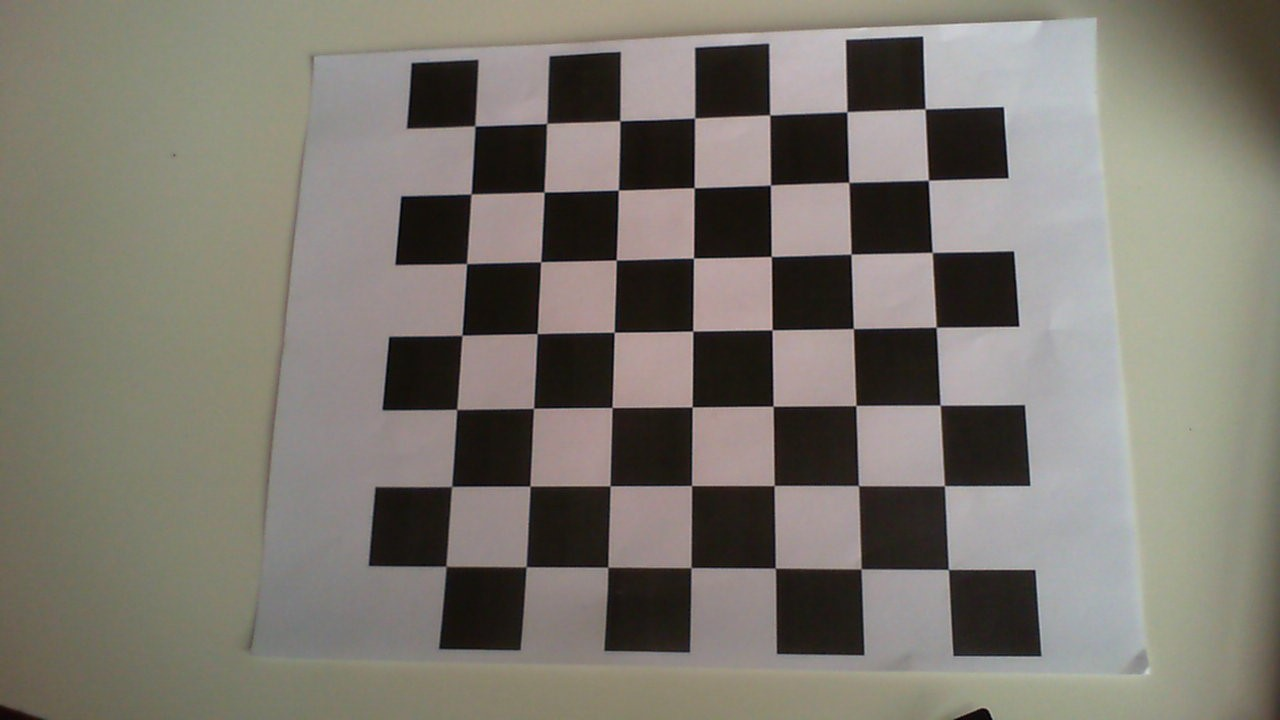
#> input picture test1.jpg, 1280 x 720 px
$ python -i grip_dilate_first.py   (imports and definitions only)
#> lines starting #> are read from the running program, lines starting #| are printed output that depends on the picture; after the words box and inside, x2 and y2 are one past the last pixel; in counts of white or black regions, pixels touching at a corner belong together
#> further down, picture is the input picture: shape (720, 1280, 3); mean B, G, R 111.6, 120.2, 124.8
import cv2
import numpy
import math
from enum import Enum

class GripPipelinepython:
    """
    An OpenCV pipeline generated by GRIP.
    """

    def __init__(self):
        """initializes all values to presets or None if need to be set
        """

        self.__resize_image_width = 320.0
        self.__resize_image_height = 240.0
        self.__resize_image_interpolation = cv2.INTER_CUBIC

        self.resize_image_output = None

        self.__hsv_threshold_input = self.resize_image_output
        self.__hsv_threshold_hue = [0.0, 107.30375036037825]
        self.__hsv_threshold_saturation = [0.0, 79.48806844066841]
        self.__hsv_threshold_value = [131.47482050837374, 255.0]

        self.hsv_threshold_output = None

        self.__cv_dilate_src = self.hsv_threshold_output
        self.__cv_dilate_kernel = None
        self.__cv_dilate_anchor = (-1, -1)
        self.__cv_dilate_iterations = 3.0
        self.__cv_dilate_bordertype = cv2.BORDER_CONSTANT
        self.__cv_dilate_bordervalue = (-1)

        self.cv_dilate_output = None

        self.__cv_erode_src = self.cv_dilate_output
        self.__cv_erode_kernel = None
        self.__cv_erode_anchor = (-1, -1)
        self.__cv_erode_iterations = 3.0
        self.__cv_erode_bordertype = cv2.BORDER_CONSTANT
        self.__cv_erode_bordervalue = (-1)

        self.cv_erode_output = None

        self.__find_contours_input = self.cv_erode_output
        self.__find_contours_external_only = False

        self.find_contours_output = None

        self.__filter_contours_contours = self.find_contours_output
        self.__filter_contours_min_area = 0.0
        self.__filter_contours_min_perimeter = 0.0
        self.__filter_contours_min_width = 20.0
        self.__filter_contours_max_width = 1000.0
        self.__filter_contours_min_height = 40.0
        self.__filter_contours_max_height = 1000.0
        self.__filter_contours_solidity = [0, 100]
        self.__filter_contours_max_vertices = 1000000.0
        self.__filter_contours_min_vertices = 0.0
        self.__filter_contours_min_ratio = 0.0
        self.__filter_contours_max_ratio = 1000.0

        self.filter_contours_output = None


    def process(self, source0):
        """
        Runs the pipeline and sets all outputs to new values.
        """
        # Step Resize_Image0:
        self.__resize_image_input = source0
        (self.resize_image_output) = self.__resize_image(self.__resize_image_input, self.__resize_image_width, self.__resize_image_height, self.__resize_image_interpolation)

        # Step HSV_Threshold0:
        self.__hsv_threshold_input = self.resize_image_output
        (self.hsv_threshold_output) = self.__hsv_threshold(self.__hsv_threshold_input, self.__hsv_threshold_hue, self.__hsv_threshold_saturation, self.__hsv_threshold_value)

        # Step CV_dilate0:
        self.__cv_dilate_src = self.hsv_threshold_output
        (self.cv_dilate_output) = self.__cv_dilate(self.__cv_dilate_src, self.__cv_dilate_kernel, self.__cv_dilate_anchor, self.__cv_dilate_iterations, self.__cv_dilate_bordertype, self.__cv_dilate_bordervalue)

        # Step CV_erode0:
        self.__cv_erode_src = self.cv_dilate_output
        (self.cv_erode_output) = self.__cv_erode(self.__cv_erode_src, self.__cv_erode_kernel, self.__cv_erode_anchor, self.__cv_erode_iterations, self.__cv_erode_bordertype, self.__cv_erode_bordervalue)

        # Step Find_Contours0:
        self.__find_contours_input = self.cv_erode_output
        (self.find_contours_output) = self.__find_contours(self.__find_contours_input, self.__find_contours_external_only)

        # Step Filter_Contours0:
        self.__filter_contours_contours = self.find_contours_output
        (self.filter_contours_output) = self.__filter_contours(self.__filter_contours_contours, self.__filter_contours_min_area, self.__filter_contours_min_perimeter, self.__filter_contours_min_width, self.__filter_contours_max_width, self.__filter_contours_min_height, self.__filter_contours_max_height, self.__filter_contours_solidity, self.__filter_contours_max_vertices, self.__filter_contours_min_vertices, self.__filter_contours_min_ratio, self.__filter_contours_max_ratio)


    @staticmethod
    def __resize_image(input, width, height, interpolation):
        """Scales and image to an exact size.
        Args:
            input: A numpy.ndarray.
            Width: The desired width in pixels.
            Height: The desired height in pixels.
            interpolation: Opencv enum for the type fo interpolation.
        Returns:
            A numpy.ndarray of the new size.
        """
#> called with width = 320, height = 240, interpolation = 2
        return cv2.resize(input, ((int)(width), (int)(height)), 0, 0, interpolation)
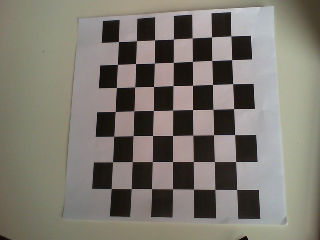
#> returned value: shape (240, 320, 3); mean of channels 0, 1, 2 111.8, 120.4, 125; drawn as B, G, R

    @staticmethod
    def __hsv_threshold(input, hue, sat, val):
        """Segment an image based on hue, saturation, and value ranges.
        Args:
            input: A BGR numpy.ndarray.
            hue: A list of two numbers the are the min and max hue.
            sat: A list of two numbers the are the min and max saturation.
            lum: A list of two numbers the are the min and max value.
        Returns:
            A black and white numpy.ndarray.
        """
        out = cv2.cvtColor(input, cv2.COLOR_BGR2HSV)
#> out: shape (240, 320, 3); mean H, S, V 43.2, 39.5, 126
        return cv2.inRange(out, (hue[0], sat[0], val[0]),  (hue[1], sat[1], val[1]))
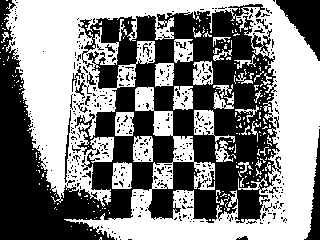
#> returned value: shape (240, 320); 51.6% white; 449 black regions (425 under 20 px), largest, box (x1, y1, x2, y2) and area: (0, 0, 281, 240) 32736, (276, 0, 320, 61) 1375, (304, 129, 320, 240) 657

    @staticmethod
    def __cv_dilate(src, kernel, anchor, iterations, border_type, border_value):
        """Expands area of higher value in an image.
        Args:
           src: A numpy.ndarray.
           kernel: The kernel for dilation. A numpy.ndarray.
           iterations: the number of times to dilate.
           border_type: Opencv enum that represents a border type.
           border_value: value to be used for a constant border.
        Returns:
            A numpy.ndarray after dilation.
        """
        return cv2.dilate(src, kernel, anchor, iterations = (int) (iterations +0.5),
                            borderType = border_type, borderValue = border_value)

    @staticmethod
    def __cv_erode(src, kernel, anchor, iterations, border_type, border_value):
        """Expands area of lower value in an image.
        Args:
           src: A numpy.ndarray.
           kernel: The kernel for erosion. A numpy.ndarray.
           iterations: the number of times to erode.
           border_type: Opencv enum that represents a border type.
           border_value: value to be used for a constant border.
        Returns:
            A numpy.ndarray after erosion.
        """
        return cv2.erode(src, kernel, anchor, iterations = (int) (iterations +0.5),
                            borderType = border_type, borderValue = border_value)

    @staticmethod
    def __find_contours(input, external_only):
        """Sets the values of pixels in a binary image to their distance to the nearest black pixel.
        Args:
            input: A numpy.ndarray.
            external_only: A boolean. If true only external contours are found.
        Return:
            A list of numpy.ndarray where each one represents a contour.
        """
        if(external_only):
            mode = cv2.RETR_EXTERNAL
        else:
            mode = cv2.RETR_LIST
        method = cv2.CHAIN_APPROX_SIMPLE
        contours, hierarchy =cv2.findContours(input, mode=mode, method=method)
        return contours

    @staticmethod
    def __filter_contours(input_contours, min_area, min_perimeter, min_width, max_width,
                        min_height, max_height, solidity, max_vertex_count, min_vertex_count,
                        min_ratio, max_ratio):
        """Filters out contours that do not meet certain criteria.
        Args:
            input_contours: Contours as a list of numpy.ndarray.
            min_area: The minimum area of a contour that will be kept.
            min_perimeter: The minimum perimeter of a contour that will be kept.
            min_width: Minimum width of a contour.
            max_width: MaxWidth maximum width.
            min_height: Minimum height.
            max_height: Maximimum height.
            solidity: The minimum and maximum solidity of a contour.
            min_vertex_count: Minimum vertex Count of the contours.
            max_vertex_count: Maximum vertex Count.
            min_ratio: Minimum ratio of width to height.
            max_ratio: Maximum ratio of width to height.
        Returns:
            Contours as a list of numpy.ndarray.
        """
#> called with min_area = 0, min_perimeter = 0, min_width = 20, max_width = 1000, min_height = 40, max_height = 1000, max_vertex_count = 1000000, min_vertex_count = 0
        output = []
        for contour in input_contours:
            x,y,w,h = cv2.boundingRect(contour)
            if (w < min_width or w > max_width):
                continue
            if (h < min_height or h > max_height):
                continue
            area = cv2.contourArea(contour)
            if (area < min_area):
                continue
            if (cv2.arcLength(contour, True) < min_perimeter):
                continue
            hull = cv2.convexHull(contour)
            solid = 100 * area / cv2.contourArea(hull)
            if (solid < solidity[0] or solid > solidity[1]):
                continue
            if (len(contour) < min_vertex_count or len(contour) > max_vertex_count):
                continue
            ratio = (float)(w) / h
            if (ratio < min_ratio or ratio > max_ratio):
                continue
            output.append(contour)
        return output

>>> import cv2
>>> picture = cv2.imread('test1.jpg')
>>> result = GripPipelinepython().process(picture)

$ run again, on test10.jpg
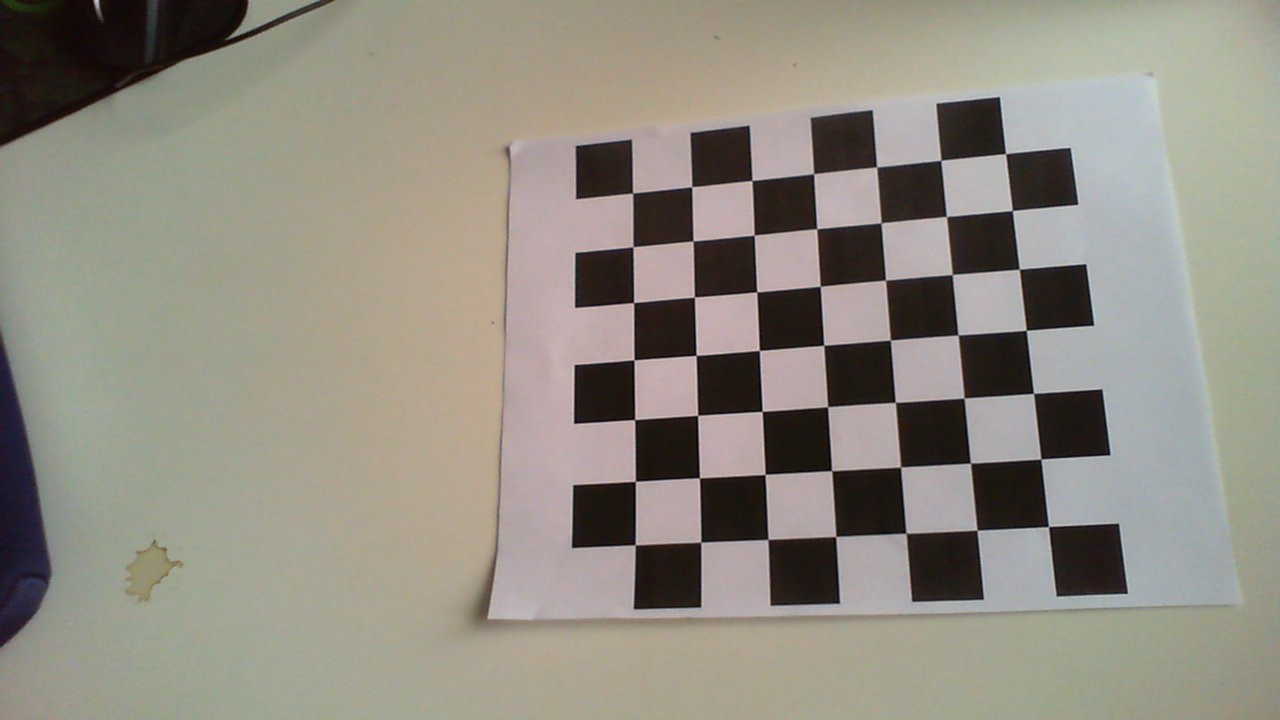
#> input picture test10.jpg, 1280 x 720 px
#> picture is the input picture: shape (720, 1280, 3); mean B, G, R 130.4, 141.1, 145.5
#> in __resize_image, `return cv2.resize(input, ((int)(width), (int)(height)), 0, 0, interpol..`:
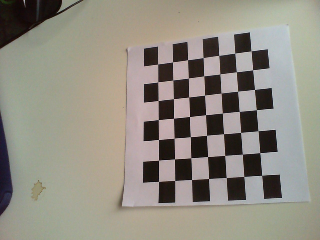
#> returned value: shape (240, 320, 3); mean of channels 0, 1, 2 130.6, 141.3, 145.8; drawn as B, G, R
#> out: shape (240, 320, 3); mean H, S, V 47.7, 40.2, 147.9
#> in __hsv_threshold, `return cv2.inRange(out, (hue[0], sat[0], val[0]),  (hue[1], sat[1], va..`:
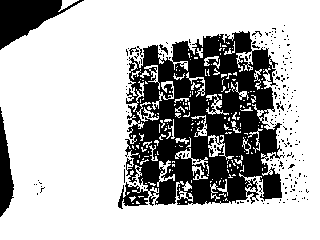
#> returned value: shape (240, 320); 72% white; 206 black regions (199 under 20 px), largest, box (x1, y1, x2, y2) and area: (118, 31, 285, 209) 17957, (0, 0, 84, 50) 1962, (0, 107, 14, 217) 876

$ run again, on test11.jpg
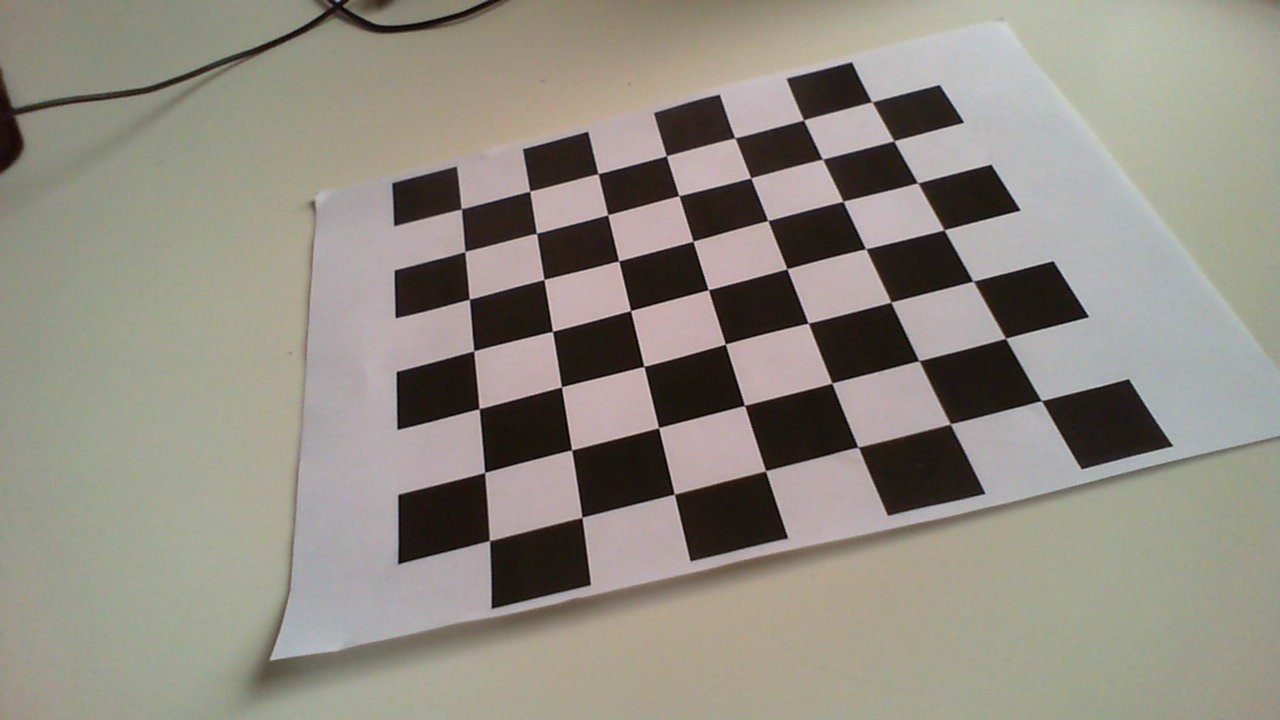
#> input picture test11.jpg, 1280 x 720 px
#> picture is the input picture: shape (720, 1280, 3); mean B, G, R 130.2, 140.4, 145.3
#> in __resize_image, `return cv2.resize(input, ((int)(width), (int)(height)), 0, 0, interpol..`:
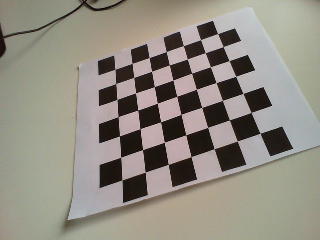
#> returned value: shape (240, 320, 3); mean of channels 0, 1, 2 130.4, 140.6, 145.5; drawn as B, G, R
#> out: shape (240, 320, 3); mean H, S, V 48.3, 39.3, 146.9
#> in __hsv_threshold, `return cv2.inRange(out, (hue[0], sat[0], val[0]),  (hue[1], sat[1], va..`:
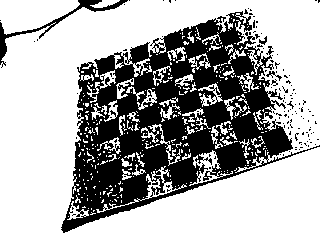
#> returned value: shape (240, 320); 66.9% white; 141 black regions (136 under 20 px), largest, box (x1, y1, x2, y2) and area: (61, 11, 320, 233) 24108, (0, 0, 128, 68) 751, (266, 71, 282, 81) 45, (259, 36, 267, 45) 33, (271, 79, 278, 86) 21

$ run again, on test12.jpg
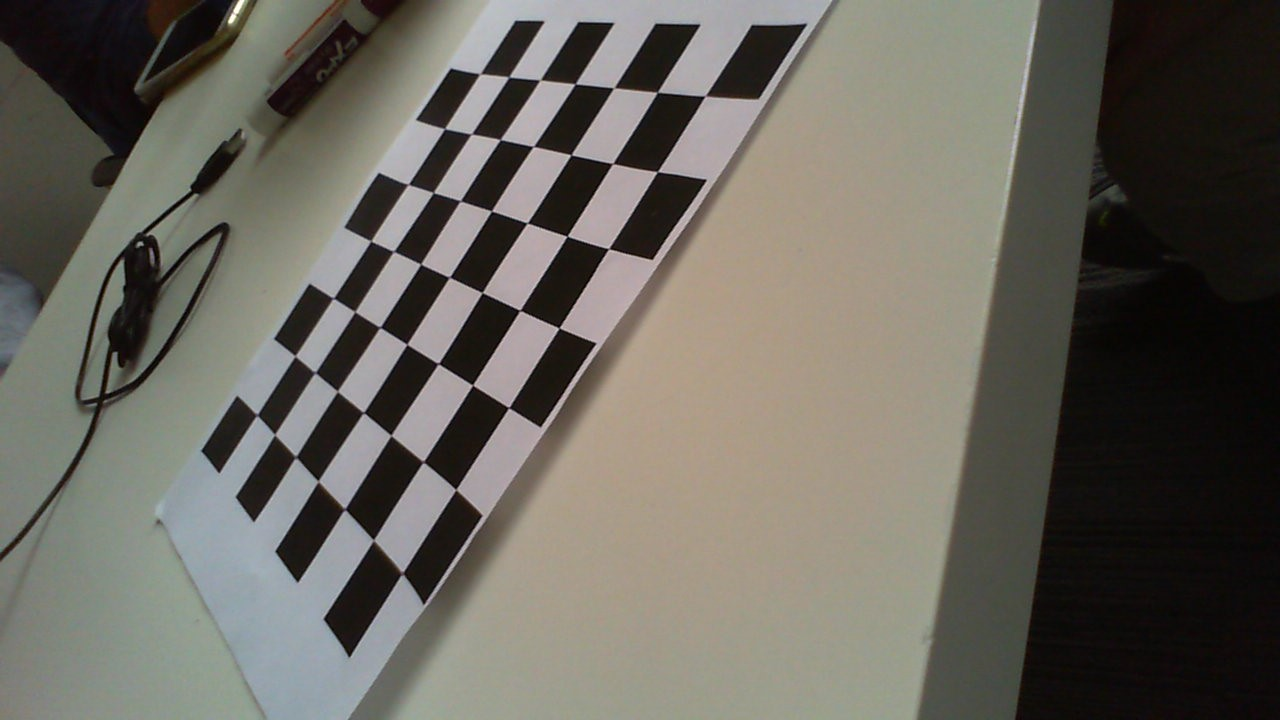
#> input picture test12.jpg, 1280 x 720 px
#> picture is the input picture: shape (720, 1280, 3); mean B, G, R 94, 102.2, 105.2
#> in __resize_image, `return cv2.resize(input, ((int)(width), (int)(height)), 0, 0, interpol..`:
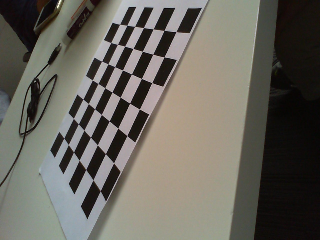
#> returned value: shape (240, 320, 3); mean of channels 0, 1, 2 94.2, 102.4, 105.4; drawn as B, G, R
#> out: shape (240, 320, 3); mean H, S, V 46.3, 48.4, 107.6
#> in __hsv_threshold, `return cv2.inRange(out, (hue[0], sat[0], val[0]),  (hue[1], sat[1], va..`:
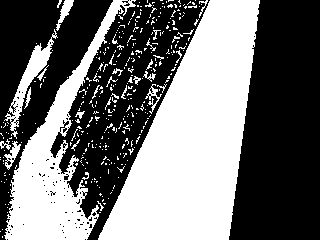
#> returned value: shape (240, 320); 44.3% white; 365 white regions (337 under 20 px), largest, box (x1, y1, x2, y2) and area: (98, 0, 260, 240) 21816, (4, 0, 136, 240) 8508, (4, 29, 58, 139) 1092
